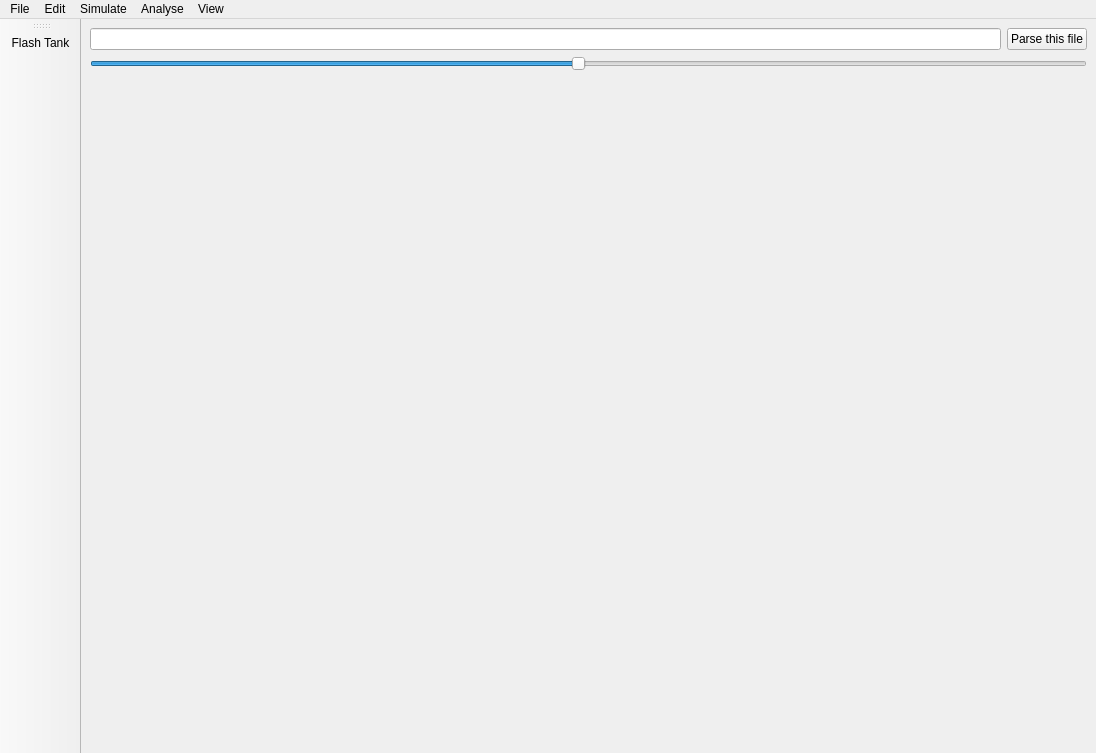
<?xml version="1.0" encoding="UTF-8"?>
<ui version="4.0">
 <class>vceMainWindow</class>
 <widget class="QMainWindow" name="vceMainWindow">
  <property name="geometry">
   <rect>
    <x>0</x>
    <y>0</y>
    <width>1096</width>
    <height>753</height>
   </rect>
  </property>
  <property name="sizePolicy">
   <sizepolicy hsizetype="MinimumExpanding" vsizetype="Preferred">
    <horstretch>0</horstretch>
    <verstretch>0</verstretch>
   </sizepolicy>
  </property>
  <property name="windowTitle">
   <string>vce</string>
  </property>
  <property name="windowIcon">
   <iconset resource="GUIresources/GUIresources.qrc">
    <normaloff>:/icons/vcelogo.png</normaloff>:/icons/vcelogo.png</iconset>
  </property>
  <widget class="QWidget" name="vcecentralwidget">
   <layout class="QVBoxLayout" name="verticalLayout">
    <item>
     <layout class="QHBoxLayout" name="vcehorizontalLayout">
      <item>
       <widget class="QLineEdit" name="vcelineEdit"/>
      </item>
      <item>
       <widget class="QPushButton" name="vcepushButton">
        <property name="text">
         <string>Parse this file</string>
        </property>
       </widget>
      </item>
     </layout>
    </item>
    <item>
     <widget class="QSlider" name="vcefreqSlider">
      <property name="minimum">
       <number>1</number>
      </property>
      <property name="maximum">
       <number>101</number>
      </property>
      <property name="pageStep">
       <number>1</number>
      </property>
      <property name="sliderPosition">
       <number>50</number>
      </property>
      <property name="orientation">
       <enum>Qt::Horizontal</enum>
      </property>
      <property name="tickPosition">
       <enum>QSlider::NoTicks</enum>
      </property>
     </widget>
    </item>
    <item>
     <widget class="vcePlotWidget" name="vceplotArea" native="true">
      <property name="sizePolicy">
       <sizepolicy hsizetype="Expanding" vsizetype="Expanding">
        <horstretch>0</horstretch>
        <verstretch>0</verstretch>
       </sizepolicy>
      </property>
      <property name="mouseTracking">
       <bool>false</bool>
      </property>
     </widget>
    </item>
   </layout>
  </widget>
  <widget class="QMenuBar" name="vcemenubar">
   <property name="geometry">
    <rect>
     <x>0</x>
     <y>0</y>
     <width>1096</width>
     <height>26</height>
    </rect>
   </property>
   <widget class="QMenu" name="vcemenuFile">
    <property name="title">
     <string>File</string>
    </property>
    <addaction name="vceactionOpen"/>
    <addaction name="separator"/>
    <addaction name="vceactionQuit"/>
   </widget>
   <widget class="QMenu" name="menuEdit">
    <property name="title">
     <string>Edit</string>
    </property>
    <addaction name="actionSettings"/>
   </widget>
   <widget class="QMenu" name="vcemenuSimulate">
    <property name="enabled">
     <bool>true</bool>
    </property>
    <property name="geometry">
     <rect>
      <x>343</x>
      <y>346</y>
      <width>171</width>
      <height>130</height>
     </rect>
    </property>
    <property name="title">
     <string>Simulate</string>
    </property>
    <addaction name="vceactionFlashTank"/>
    <addaction name="vceactionSineWave"/>
    <addaction name="actionCosine_Wave"/>
   </widget>
   <widget class="QMenu" name="menuAnalyse">
    <property name="title">
     <string>Analyse</string>
    </property>
   </widget>
   <widget class="QMenu" name="menuView">
    <property name="title">
     <string>View</string>
    </property>
   </widget>
   <addaction name="vcemenuFile"/>
   <addaction name="menuEdit"/>
   <addaction name="vcemenuSimulate"/>
   <addaction name="menuAnalyse"/>
   <addaction name="menuView"/>
  </widget>
  <widget class="QToolBar" name="vcetoolBar">
   <property name="windowTitle">
    <string>toolBar</string>
   </property>
   <property name="iconSize">
    <size>
     <width>50</width>
     <height>50</height>
    </size>
   </property>
   <attribute name="toolBarArea">
    <enum>LeftToolBarArea</enum>
   </attribute>
   <attribute name="toolBarBreak">
    <bool>false</bool>
   </attribute>
   <addaction name="vceactionFlashTank"/>
  </widget>
  <action name="vceactionOpen">
   <property name="icon">
    <iconset resource="GUIresources/GUIresources.qrc">
     <normaloff>:/icons/open_folder.png</normaloff>:/icons/open_folder.png</iconset>
   </property>
   <property name="text">
    <string>Open</string>
   </property>
  </action>
  <action name="actionSettings">
   <property name="icon">
    <iconset resource="GUIresources/GUIresources.qrc">
     <normaloff>:/icons/settings.png</normaloff>:/icons/settings.png</iconset>
   </property>
   <property name="text">
    <string>Settings</string>
   </property>
  </action>
  <action name="actionFlash_tank">
   <property name="text">
    <string>Flash tank</string>
   </property>
  </action>
  <action name="vceactionFlashTank">
   <property name="icon">
    <iconset resource="GUIresources/GUIresources.qrc">
     <normaloff>:/icons/flash_icon.png</normaloff>:/icons/flash_icon.png</iconset>
   </property>
   <property name="text">
    <string>Flash Tank</string>
   </property>
  </action>
  <action name="vceactionQuit">
   <property name="icon">
    <iconset resource="GUIresources/GUIresources.qrc">
     <normaloff>:/icons/close.png</normaloff>:/icons/close.png</iconset>
   </property>
   <property name="text">
    <string>Exit</string>
   </property>
  </action>
  <action name="vceactionSineWave">
   <property name="icon">
    <iconset resource="GUIresources/GUIresources.qrc">
     <normaloff>:/icons/sine_wave_colour.png</normaloff>:/icons/sine_wave_colour.png</iconset>
   </property>
   <property name="text">
    <string>Sine Wave</string>
   </property>
  </action>
  <action name="vceactionCosineWave">
   <property name="icon">
    <iconset resource="GUIresources/GUIresources.qrc">
     <normaloff>:/icons/sine_wave.png</normaloff>:/icons/sine_wave.png</iconset>
   </property>
   <property name="text">
    <string>Cosine Wave</string>
   </property>
  </action>
  <action name="actionCosine_Wave">
   <property name="text">
    <string>Cosine Wave</string>
   </property>
  </action>
 </widget>
 <customwidgets>
  <customwidget>
   <class>vcePlotWidget</class>
   <extends>QWidget</extends>
   <header>vceplotwidget.h</header>
   <container>1</container>
  </customwidget>
 </customwidgets>
 <resources>
  <include location="GUIresources/GUIresources.qrc"/>
 </resources>
 <connections/>
</ui>
